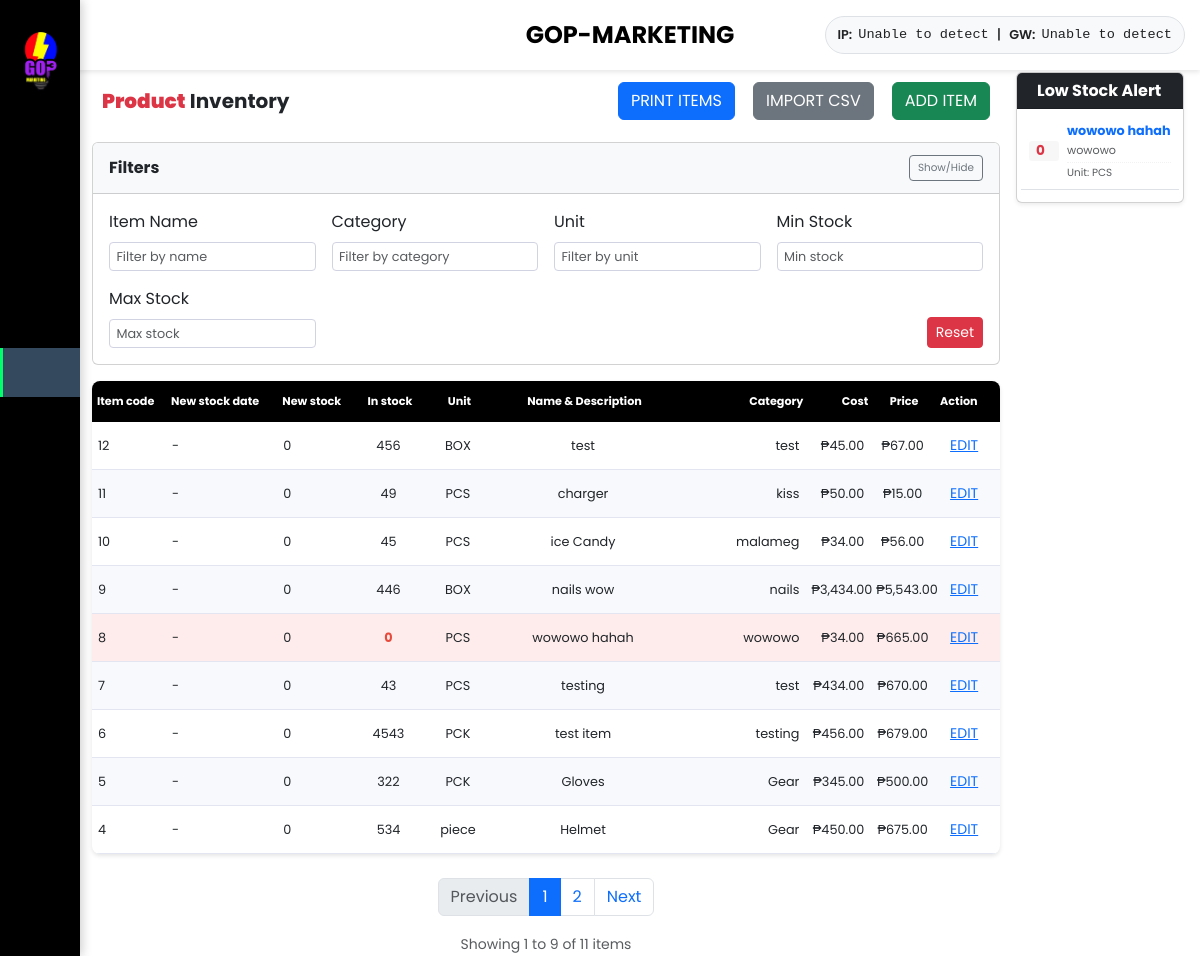
The page /views/items/items.php (signed in) on the database as committed earlier.
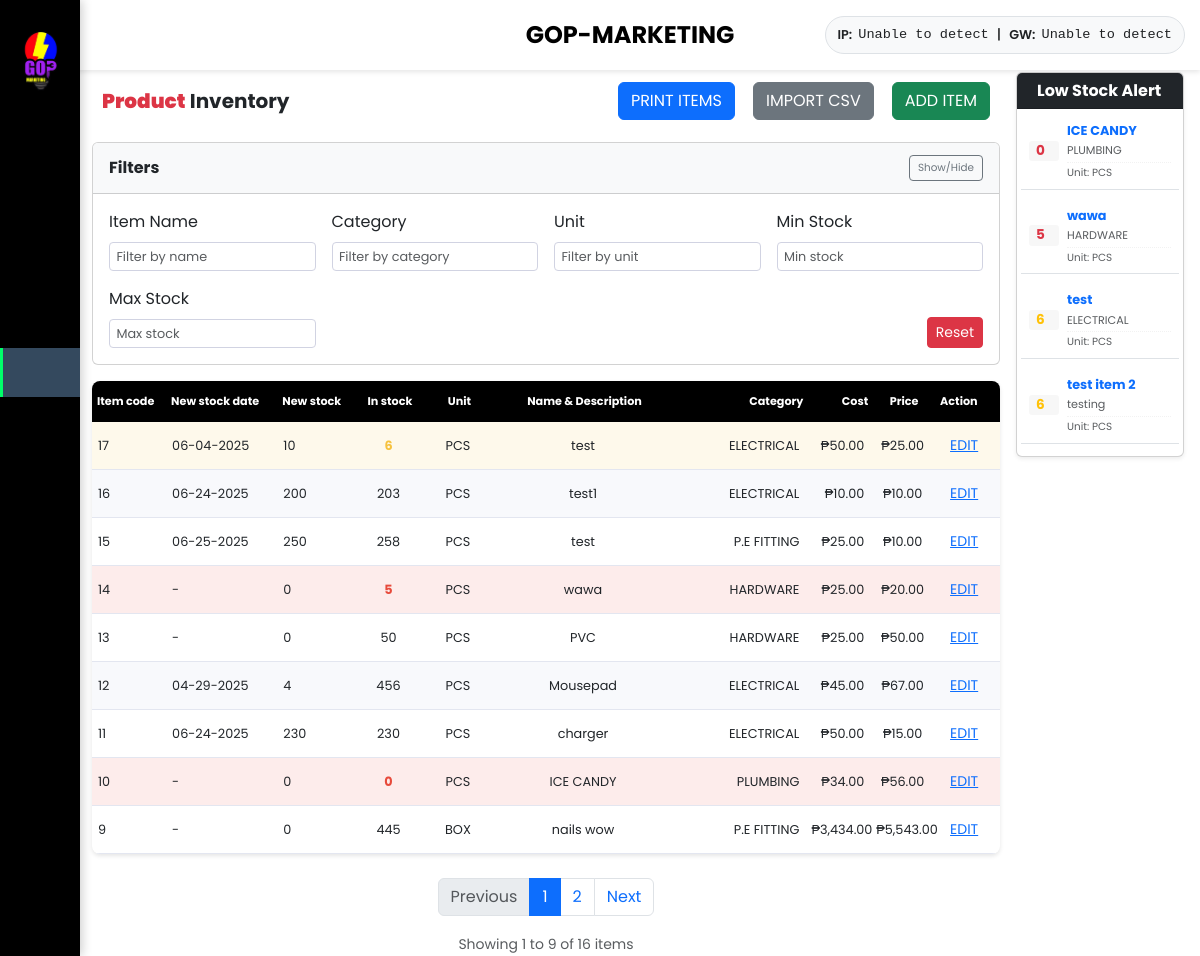
The same page on the database as committed later.
### tables this page shows
CREATE TABLE `items` (
  `id` int(11) NOT NULL,
  `stock` int(255) NOT NULL,
  `sold_by` varchar(255) NOT NULL,
  `name` varchar(255) NOT NULL,
  `category` varchar(255) NOT NULL,
  `cost` double(50,2) NOT NULL,
  `price` double(50,2) NOT NULL
);

### controller/backend_items.php (called while the page is built, shortened)
<?php
require_once __DIR__ . '/../connection/DBConnection.php';
class ItemsController
{
    private $conn;
    public function __construct()
    {
        $db = new DBConnection();
        $this->conn = $db->getConnection();
    }
    public function getAllItems($limit = null, $offset = 0, $searchParams = [])
    {
        $params = [];
        $types = "";
        $query = "SELECT i.*,
                h.quantity_added,
                h.date_added
                FROM items i
                LEFT JOIN (
                    SELECT item_id, quantity_added, date_added
                    FROM item_stock_history
                    WHERE (item_id, date_added) IN (
                        SELECT item_id, MAX(date_added)
                        FROM item_stock_history
                        GROUP BY item_id
                    )
                ) h ON i.id = h.item_id";
        $query .= " ORDER BY i.id DESC";
        if ($limit !== null) {
            $query .= " LIMIT ? OFFSET ?";
            $types .= "ii";
            $params[] = $limit;
            $params[] = $offset;
        }
        $stmt = $this->conn->prepare($query);
        if (!empty($params)) {
            $stmt->bind_param($types, ...$params);
        }
        $stmt->execute();
        $result = $stmt->get_result();
        $items = [];
        if ($result->num_rows > 0) {
            while ($row = $result->fetch_assoc()) {
                $items[] = $row;
            }
        }
        return $items;
    }
    public function getTotalItemsCount($searchParams = [])
    {
        $query = "SELECT COUNT(*) FROM items i";
        $stmt = $this->conn->prepare($query);
        $stmt->execute();
        $result = $stmt->get_result();
        $row = $result->fetch_row();
        return $row[0];
    }
    public function getLowStockItems($stockThreshold = 15)
    {
        $query = "SELECT i.*,
                h.quantity_added,
                h.date_added
                FROM items i
                LEFT JOIN (
                    SELECT item_id, quantity_added, date_added
                    FROM item_stock_history
                    WHERE (item_id, date_added) IN (
                        SELECT item_id, MAX(date_added)
                        FROM item_stock_history
                        GROUP BY item_id
                    )
                ) h ON i.id = h.item_id
                WHERE i.stock <= ?
                ORDER BY i.stock ASC, i.id DESC";
        $stmt = $this->conn->prepare($query);
        $stmt->bind_param("i", $stockThreshold);
        $stmt->execute();
        $result = $stmt->get_result();
        $items = [];
        if ($result->num_rows > 0) {
            while ($row = $result->fetch_assoc()) {
                $items[] = $row;
            }
        }
        return $items;
    }
}

### connection/DBConnection.php (called while the page is built, shortened)
<?php
class DBConnection {
    private $host = "localhost";
    private $username = "root";
    private $password = "";
    private $database = "gop_marketing_db";
    private $conn;
    public function __construct() {
        try {
            $this->conn = new mysqli($this->host, $this->username, $this->password, $this->database);
        } catch (Exception $e) {
            die("Database Connection Error: " . $e->getMessage());
        }
    }
    public function getConnection() {
        return $this->conn;
    }
}
?>

### views/items/items.php (the view, shortened to what the changed rows need)
<?php
try {
    require_once __DIR__ . '/../../controller/backend_items.php';
    $itemsController = new ItemsController();
    $itemsPerPage = 9;
    $currentPage = isset($_GET['page']) ? max(1, intval($_GET['page'])) : 1;
    $offset = ($currentPage - 1) * $itemsPerPage;
    $items = $itemsController->getAllItems($itemsPerPage, $offset);
    $totalItems = $itemsController->getTotalItemsCount();
    $totalPages = ceil($totalItems / $itemsPerPage);
    $lowStockItems = $itemsController->getLowStockItems();
} catch (Exception $e) {
    die("Error: " . $e->getMessage());
}
?>
<!DOCTYPE html>
<html lang="en">
<head>
    <link rel="stylesheet" href="../../styles/sidebar.css">
    <link rel="stylesheet" href="../../styles/items.css">
    <link rel="stylesheet" href="../../styles/header.css">
    <link rel="stylesheet" href="../../bootstrap-5.3.6/css/bootstrap.min.css">
</head>
<body>
    <?php require_once '../renderParts/header.php'; ?>
    <main class="main-content">
        <div class="container-fluid px-md-2 px-lg-3">
            <div class="row gx-2 gx-md-3">
                <div class="col-lg-10 col-md-8 col-sm-12 ps-0 ps-md-1">
                    <div class="table-header">
                        <div class="table-wrapper">
                            <table class="items-table" id="items-table">
                                <thead>
                                    <tr>
                                        <th style="width: 8%; min-width: 60px;">Item code</th>
                                        <th style="width: 12%; min-width: 120px;">New stock date</th>
                                        <th style="min-width: 70px;">New stock</th>
                                        <th style="min-width: 70px;">In stock</th>
                                        <th style="width: 7%; min-width: 70px;">Unit</th>
                                        <th style="width: 20%; min-width: 160px;">Name & Description</th>
                                        <th style="width: 14%; min-width: 100px;">Category</th>
                                        <th style="width: 7%; min-width: 60px;">Cost</th>
                                        <th style="width: 7%; min-width: 60px;">Price</th>
                                        <th style="width: 7%; min-width: 80px;">Action</th>
                                    </tr>
                                </thead>
                                <tbody id="itemsTableBody">
                                    <?php
                                    if (empty($items)) {
                                        echo '<tr><td colspan="9" class="text-center">No items found</td></tr>';
                                    } else {
                                        foreach ($items as $item):
                                            $rowClass = '';
                                            if ($item['stock'] <= 5) {
                                                $rowClass = 'critical-stock-row';
                                            } elseif ($item['stock'] < 15) {
                                                $rowClass = 'low-stock-row';
                                            }
                                    ?>
                                            <tr class="<?php echo $rowClass; ?>">
                                                <td><?php echo $item['id']; ?></td>
                                                <td><?php echo isset($item['date_added']) ? date('m-d-Y', strtotime($item['date_added'])) : '-'; ?></td>
                                                <td><?php echo isset($item['quantity_added']) ? $item['quantity_added'] : '0'; ?></td>
                                                <td class="stock-value"><?php echo $item['stock']; ?></td>
                                                <td><?php echo htmlspecialchars($item['sold_by']); ?></td>
                                                <td><?php echo htmlspecialchars($item['name']); ?></td>
                                                <td><?php echo htmlspecialchars($item['category']); ?></td>
                                                <td>₱<?php echo number_format($item['cost'], 2); ?></td>
                                                <td>₱<?php echo number_format($item['price'], 2); ?></td>
                                                <td>
                                                    <button class="btn btn-sm btn-link edit-btn"
                                                        data-id="<?php echo $item['id']; ?>"
                                                        data-name="<?php echo htmlspecialchars($item['name']); ?>"
                                                        data-stock="<?php echo $item['stock']; ?>"
                                                        data-sold-by="<?php echo htmlspecialchars($item['sold_by']); ?>"
                                                        data-category="<?php echo htmlspecialchars($item['category']); ?>"
                                                        data-cost="<?php echo $item['cost']; ?>"
                                                        data-price="<?php echo $item['price']; ?>">
                                                        EDIT
                                                    </button>
                                                </td>
                                            </tr>
                                    <?php
                                        endforeach;
                                    }
                                    ?>
                                </tbody>
                            </table>
                        </div>
                        <div id="pagination-container">
                            <?php if ($totalPages > 1): ?>
                                <nav class="mt-4">
                                    <ul class="pagination justify-content-center">
                                        <li class="page-item <?php echo ($currentPage <= 1) ? 'disabled' : ''; ?>">
                                            <a class="page-link" href="#" data-page="<?php echo $currentPage - 1; ?>">Previous</a>
                                        </li>
                                        <?php for ($i = 1; $i <= $totalPages; $i++): ?>
                                            <li class="page-item <?php echo ($i == $currentPage) ? 'active' : ''; ?>">
                                                <a class="page-link" href="#" data-page="<?php echo $i; ?>"><?php echo $i; ?></a>
                                            </li>
                                        <?php endfor; ?>
                                        <li class="page-item <?php echo ($currentPage >= $totalPages) ? 'disabled' : ''; ?>">
                                            <a class="page-link" href="#" data-page="<?php echo $currentPage + 1; ?>">Next</a>
                                        </li>
                                    </ul>
                                    <div class="text-center">
                                        <small class="text-muted">
                                            Showing <?php echo min($offset + 1, $totalItems); ?> to <?php echo min($offset + $itemsPerPage, $totalItems); ?> of <?php echo $totalItems; ?> items
                                        </small>
                                    </div>
                                </nav>
                            <?php endif; ?>
                        </div>
                    </div>
                </div>
                <div class="col-lg-2 col-md-4 col-sm-12 mt-3 mt-md-0">
                    <div class="sidebar-container small-sidebar">
                        <?php
                        $sidebarItems = $lowStockItems;
                        require_once 'lowQuantityItems.php';
                        ?>
                    </div>
                </div>
            </div>
        </div>
    </main>
</body>
</html>

### views/items/lowQuantityItems.php (shortened to what the changed rows need)
<div class="low-quantity-panel" style="height: 0;">
   <div class="card shadow-sm">
      <div class="card-body p-1" style="max-height: 500px; overflow-y: auto;">
         <?php if (isset($sidebarItems) && !empty($sidebarItems)): ?>
            <?php foreach ($sidebarItems as $item):
               $stockClass = '';
               if ($item['stock'] <= 5) {
                  $stockClass = 'text-danger';
               } elseif ($item['stock'] <= 15) {
                  $stockClass = 'text-warning';
               }
            ?>
               <div class="low-stock-item mb-2 p-2 border-bottom">
                  <div class="d-flex align-items-center">
                     <div class="stock-indicator me-2">
                        <div class="<?php echo $stockClass; ?> fw-bold d-flex align-items-center" style="font-size: 0.85rem;">
                           <span><?php echo $item['stock']; ?></span>
                        </div>
                     </div>
                     <div class="flex-grow-1 item-details-container">
                        <div class="fw-bold text-primary" style="font-size: 0.8rem;">
                           <?php echo substr($item['name'], 0, 18); ?><?php echo strlen($item['name']) > 18 ? '...' : ''; ?>
                        </div>
                        <div class="text-muted" style="font-size: 0.7rem;">
                           <?php echo $item['category']; ?>
                        </div>
                        <div class="text-muted sold-by" style="font-size: 0.65rem;">
                           Unit: <?php echo strlen($item['sold_by']) > 12 ? substr($item['sold_by'], 0, 10) . '...' : $item['sold_by']; ?>
                        </div>
                     </div>
                  </div>
               </div>
            <?php endforeach; ?>
         <?php endif; ?>
      </div>
   </div>
</div>

Rows that differ between the two databases and show on the page:
no longer on this page (row edited): items: id "8", shows "0", stock "0", sold_by "PCS", name "wowowo hahah", category "wowowo", cost "34.00", price "665.00"
no longer on this page (row edited): items: id "7", shows "0", stock "43", sold_by "PCS", name "testing", category "test", cost "434.00", price "670.00", shown under "Filters"
no longer on this page (row edited): items: id "6", shows "0", stock "4543", sold_by "PCK", name "test item", category "testing", cost "456.00", price "679.00", shown under "Filters"
no longer on this page (row edited): items: id "5", shows "0", stock "322", sold_by "PCK", name "Gloves", category "Gear", cost "345.00", price "500.00", shown under "Filters"
no longer on this page (row edited): items: id "4", shows "0", stock "534", sold_by "piece", name "Helmet", category "Gear", cost "450.00", price "675.00", shown under "Filters"
added items: id "17", date_added "06-04-2025", quantity_added "10", stock "6", sold_by "PCS", name "test", category "ELECTRICAL", cost "50.00", price "25.00"
added items: id "16", date_added "06-24-2025", quantity_added "200", stock "203", sold_by "PCS", name "test1", category "ELECTRICAL", cost "10.00", price "10.00", shown under "Filters"
added items: id "15", date_added "06-25-2025", quantity_added "250", stock "258", sold_by "PCS", name "test", category "P.E FITTING", cost "25.00", price "10.00", shown under "Filters"
added items: id "14", shows "0", stock "5", sold_by "PCS", name "wawa", category "HARDWARE", cost "25.00", price "20.00"
added items: id "13", shows "0", stock "50", sold_by "PCS", name "PVC", category "HARDWARE", cost "25.00", price "50.00", shown under "Filters"
changed items id 12: date_added (not shown) → "04-29-2025"; quantity_added (not shown) → "4"; sold_by "BOX" → "PCS"; name "test" → "Mousepad"; category "test" → "ELECTRICAL"; no longer shows "- 0"
changed items "charger": date_added (not shown) → "06-24-2025"; quantity_added (not shown) → "230"; stock "49" → "230"; category "kiss" → "ELECTRICAL"; no longer shows "- 0"
now on one of the page's lists (row edited): items: stock "0", name "ICE CANDY", category "PLUMBING", sold_by "PCS"
changed items id 10: stock "45" → "0"; name "ice Candy" → "ICE CANDY"; category "malameg" → "PLUMBING"
changed items "BOX": stock "446" → "445"; category "nails" → "P.E FITTING"
now on this page (row edited): items: stock "6", name "test item 2", category "testing", sold_by "PCS", shown under "Low Stock Alert"
Other text that changed with them:
$totalItems: "11" → "16"
